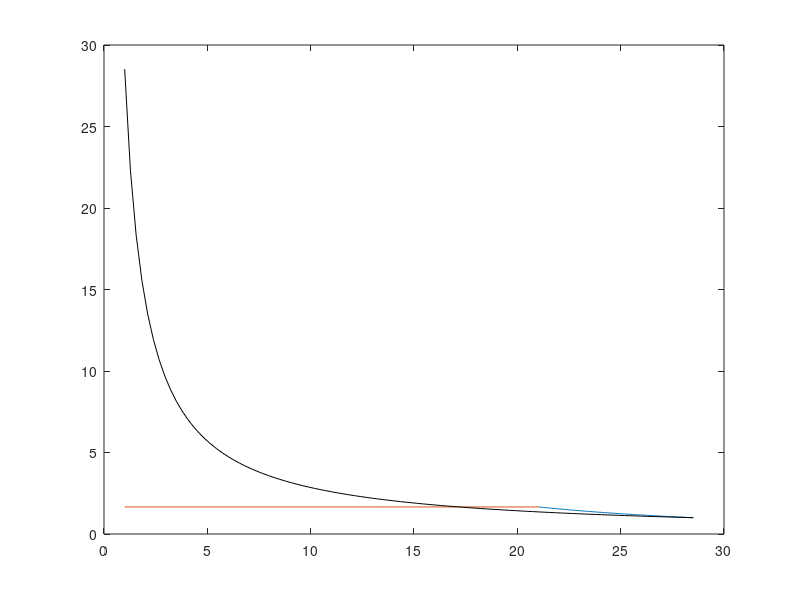

The MATLAB source for this figure:
clear; close all; clc;
n=1;
r=0.08314;cv = 3/2*r;cp=5/2*r; g=cp/cv;
ta = 343; pa=1;
ge=g/(1-g);
tb= 420;  pb=pa*ta^(ge)/(tb^ge);
va=n*r*ta/pa;
vb=n*r*tb/pb;

pc=pb;tc=ta;
vc=pa*pb/pc;

% plot of all the processes
x1=linspace(vb,va,100);
y1=pa*va^(g)./(x1.^(g)); %for adiabatic portion
plot(x1,y1);hold on;
x2 = linspace(vc,vb,100);
y2 = pb*ones(1,100);
plot(x2,y2);hold on;
x3=linspace(vc,va,100);
y3=n*r*ta./x3;
plot(x3,y3,'black');